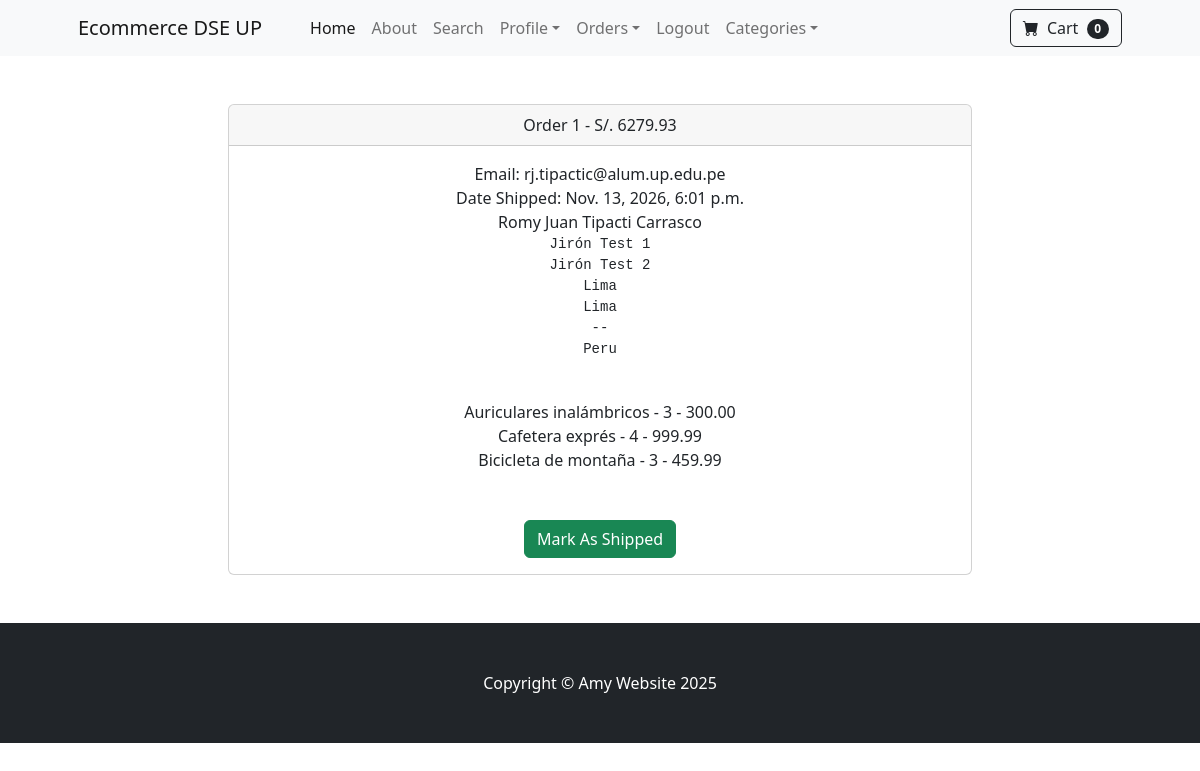
/payment/orders/1 (signed in), run on the app's committed database.
### payment/models.py (models this page shows, shortened)
class Order(models.Model):
    user = models.ForeignKey(User, on_delete=models.CASCADE, null=True, blank=True)
    full_name = models.CharField(max_length=250)
    email = models.EmailField(max_length=250)
    shipping_address = models.TextField(max_length=15000)
    amount_paid = models.DecimalField(max_digits=7, decimal_places=2)
    date_ordered = models.DateTimeField(auto_now_add=True)
    shipped = models.BooleanField(default=False)
    date_shipped = models.DateTimeField(blank=True, null=True)

class OrderItem(models.Model):
    order = models.ForeignKey(Order, on_delete=models.CASCADE, null=True)
    product = models.ForeignKey(Product, on_delete=models.CASCADE, null=True)
    user = models.ForeignKey(User, on_delete=models.CASCADE, null=True, blank=True)
    quantity = models.PositiveBigIntegerField(default=1)
    price = models.DecimalField(max_digits=7, decimal_places=2)

### store/models.py (models this page shows)
class Product(models.Model):
 name = models.CharField(max_length=100)
 price = models.DecimalField(default=0, decimal_places=2, max_digits=6)
 category = models.ForeignKey(Category, on_delete=models.CASCADE, default=1)
 description = models.CharField(max_length=250, default='', blank=True, null=True)
 image = models.ImageField(upload_to = 'uploads/product/')
 is_sale = models.BooleanField(default=False)
 sale_price = models.DecimalField(default=0, decimal_places=2, max_digits=6)
 def __str__(self):
  return self.name

### payment/views.py (the view, shortened to what this page needs)
# urls.py: path('orders/<int:pk>', views.orders, name='orders'),
def orders(request, pk):
    if request.user.is_authenticated and request.user.is_superuser:
        order = get_object_or_404(Order, id=pk)
        items = OrderItem.objects.filter(order=pk)
        return render(request, "payment/orders.html", {'order': order, 'items': items})
    else:
        messages.success(request, "Access Denied")
        return redirect('home')

### cart/cart.py (called while the page is built)
    def __len__(self):
        return len(self.cart)

### cart/context_processors.py (called while the page is built)
def cart(request):
    return {'cart': Cart(request)}

### payment/templates/payment/orders.html (shortened to what this page needs)
{% extends 'base.html' %}
{% block content %}
<div class="container">
    <div class="row">
        <center>
            <div class="col-8">
                <br/><br/>
                <div class="card">
                    <div class="card-header">
                        Order {{ order.id }} - S/. {{ order.amount_paid }}
                    </div>
                    <div class="card-body">
                        Email: {{ order.email }} <br/>
                        {% if order.date_shipped %}
                            Date Shipped: {{ order.date_shipped }} <br/>
                        {% else %}
                            Date Ordered: {{ order.date_ordered }} <br/>
                        {% endif %}
                        {{ order.full_name }} <br/>
                        <pre>{{ order.shipping_address }}</pre> <br/>
                        {% for item in items %}
                            {{ item.product }} - {{ item.quantity }} - {{ item.price }} <br/>
                        {% endfor %}
                        <br/><br/>
                        {% if not order.shipped %}
                            <form method="POST">
                                <button type="submit" class="btn btn-success">Mark As Shipped</button>
                            </form>
                        {% else %}
                            <form method="POST">
                                {% csrf_token %}
                                <input type="hidden" name="shipping_status" value="false">
                                <button type="submit" class="btn btn-danger">Mark As Not Shipped</button>
                            </form>
                        {% endif %}
                    </div>
                </div>
                <br/><br/>
            </div>
        </center>
    </div>
</div>
{% endblock %}

### data on the page
Order: id "1", amount_paid "6279.93", email "rj.tipactic@alum.up.edu.pe", date_shipped "Nov. 13, 2026, 6:01 p.m.", full_name "Romy Juan Tipacti Carrasco", shipping_address "Jirón Test 1 Jirón Test 2 Lima Lima -- Peru"
OrderItem: product "Auriculares inalámbricos", quantity "3", price "300.00"
OrderItem: product "Cafetera exprés", quantity "4", price "999.99"
OrderItem: product "Bicicleta de montaña", quantity "3", price "459.99"

### other printed values
{{ cart|length }} "0"
